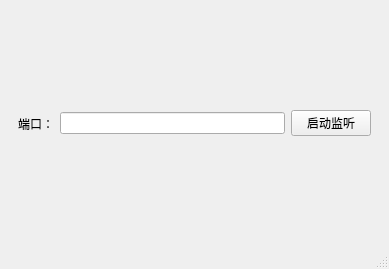
<?xml version="1.0" encoding="UTF-8"?>
<ui version="4.0">
 <class>MainWindow</class>
 <widget class="QMainWindow" name="MainWindow">
  <property name="geometry">
   <rect>
    <x>0</x>
    <y>0</y>
    <width>389</width>
    <height>269</height>
   </rect>
  </property>
  <property name="windowTitle">
   <string>MainWindow</string>
  </property>
  <widget class="QWidget" name="centralwidget">
   <layout class="QHBoxLayout" name="horizontalLayout_2">
    <item>
     <widget class="QWidget" name="widget" native="true">
      <layout class="QHBoxLayout" name="horizontalLayout">
       <item>
        <widget class="QLabel" name="label">
         <property name="text">
          <string>端口：</string>
         </property>
        </widget>
       </item>
       <item>
        <widget class="QLineEdit" name="port"/>
       </item>
       <item>
        <widget class="QPushButton" name="setListen">
         <property name="text">
          <string>启动监听</string>
         </property>
        </widget>
       </item>
      </layout>
     </widget>
    </item>
   </layout>
  </widget>
  <widget class="QMenuBar" name="menubar">
   <property name="geometry">
    <rect>
     <x>0</x>
     <y>0</y>
     <width>389</width>
     <height>25</height>
    </rect>
   </property>
  </widget>
  <widget class="QStatusBar" name="statusbar"/>
 </widget>
 <resources/>
 <connections/>
</ui>
